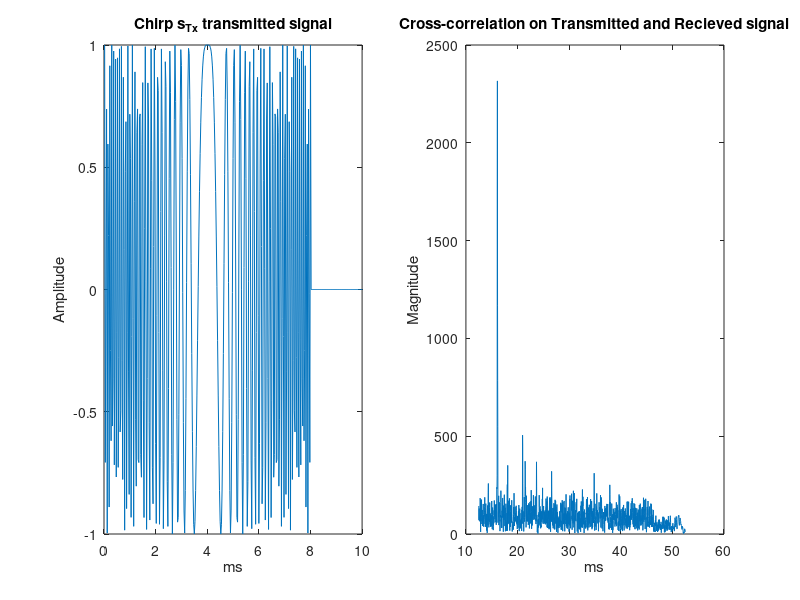
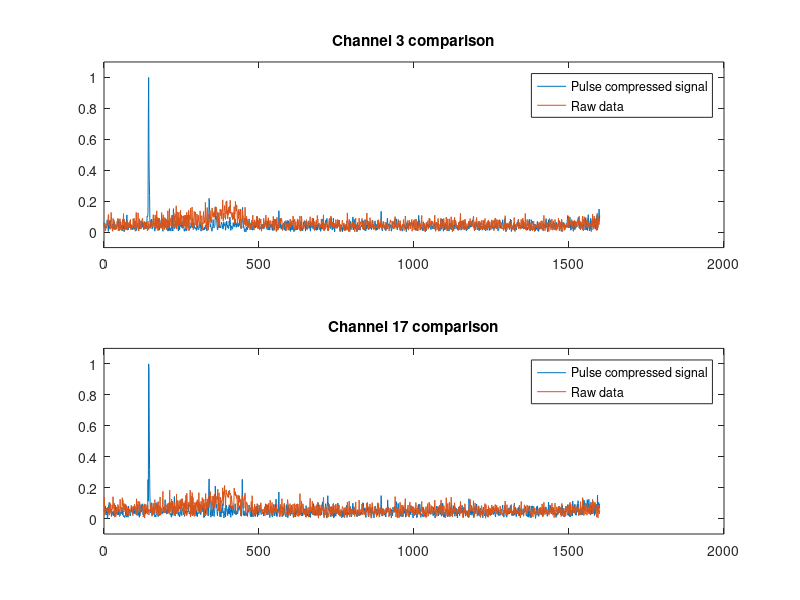

Write MATLAB code to recreate these figures, in order. (Note: this script raises an error after producing the figures.)
% Task 2A
close all; clear; clc;
load('sonardata2.mat');
%%
% Samples
N = 1600;
% Channel
C = 3;
N_h = size(data,2);
N_t = size(data,1);
s_Rx = data(1:N,C).';
% Pulse length M
M = T_p*fs;
% Pulse time vector
t_chirp = linspace(-T_p/2, T_p/2, M);
% Chirprate
chirprate = B/T_p;
% Transmitted signal (chirp):
s_Tx = exp(1i*2*pi*(chirprate/2)*t_chirp.^2);
s_Tx = [s_Tx zeros(1, N-M)];

% Cross-correlation ( From Maximum Likelihood Estimator )
[Cn,lag] = xcorr(s_Rx, s_Tx);
Cn = Cn(N:end);
lag = lag(N:end)/fs + t_0;

% Max value and index, peak detection
[val, ind] = max(abs(Cn));

% Fish located at milliseconds
fish = ind/fs + t_0;

% Plot of cross-correlation with chirp
figure;
subplot(121);
plot((1:1600)/fs*1e3,real(s_Tx));
title('Chirp s_{Tx} transmitted signal');
xlabel('ms');
ylabel('Amplitude');
xlim([0,10]);
subplot(122);
plot(lag*1e3,abs(Cn));
xlabel('ms');
ylabel('Magnitude');
title('Cross-correlation on Transmitted and Recieved signal');

%% Exercise 2C 
clc;
s_Tx = [exp(1i*2*pi*(chirprate/2)*t_chirp.^2) zeros(1,N_t-M)];
compr = zeros(N_t,N_h);
for i = 1:N_h
    s_Rx = data(:,i).';
    [corr, lag] = xcorr(s_Rx, s_Tx);
    step = corr(1,N_t:end);
    compr(:,i) = step.';
end

c3 = abs(compr(1:N,3));
c17 = abs(compr(1:N,17));
lag = lag(N_t:end).';

figure();
subplot(211);
plot(lag(1:N),c3./max(c3)); hold on;
plot(lag(1:N),abs(data(1:N,3).')/max(abs(data(:,3).'))); hold off;
ylim([-0.1,1.1]);
legend('Pulse compressed signal', 'Raw data');
title('Channel 3 comparison');

subplot(212);
plot(lag(1:N),c17./max(c17)); hold on;
plot(lag(1:N),abs(data(1:N,17).')/max(abs(data(:,17).'))); hold off;
ylim([-0.1,1.1]);
legend('Pulse compressed signal', 'Raw data');
title('Channel 17 comparison');
%% Exercise 2D
close all; clc;
C = 3;
bins = 301;
c3 = compr(1:N,C);

[npdf_i, pdf_i, nx_i, mu_i, sig_i] = normalise(real(c3), bins);
[npdf_r, pdf_r, nx_r, mu_r, sig_r] = normalise(imag(c3), bins);

varr = sig_r.^2;
vari = sig_i.^2;

gr = (1./sqrt(2*pi*varr)) * exp(-((nx_r - mu_r).^2/(2*varr)));
gi = (1./sqrt(2*pi*vari)) * exp(-((nx_i - mu_i).^2/(2*vari)));

time_interval = 1:1600;
time_series = data(time_interval,C);


[pdf_norm_real, pdf_real, x_norm_real, mu_real, sig_real] = normalise(real(data(1:N,3)), bins);
[pdf_norm_imag, pdf_imag, x_norm_imag, mu_imag, sig_imag] = normalise(imag(data(1:N,3)), bins);

var_real = sig_real.^2;
var_imag = sig_imag.^2;

fx_gauss_real = (1./sqrt(2*pi*var_real)) * exp(-((x_norm_real - mu_real).^2/(2*var_real)));
fx_gauss_imag = (1./sqrt(2*pi*var_imag)) * exp(-((x_norm_imag - mu_imag).^2/(2*var_imag)));

% Real plot
figure(1); clf;
subplot(221);
plot(nx_r, gr, 'r'); hold on;
plot(nx_r, npdf_r); hold off;
title('Real-part, after pulse compression');
ylabel('Density');
xlabel('Data');
legend('Gauss function', ['Data, channel = ', num2str(C)]);
xlim([-sig_r*4,sig_r*4]);

% Imag plot
subplot(222);
plot(nx_i, gi, 'r'); hold on;
plot(nx_i, npdf_i); hold off;
title('Imag-part, after pulse compression');
ylabel('Density');
xlabel('Data');
legend('Gauss function', ['Data, channel = ', num2str(C)]);
xlim([-sig_i*4,sig_i*4]);

% Real plot
subplot(223);
plot(x_norm_real, fx_gauss_real, 'r'); hold on;
plot(x_norm_real, pdf_norm_real); hold off;
title('Real-part, before pulse compression');
ylabel('Density');
xlabel('Data');
legend('Gauss function', ['Data, channel = ',num2str(C)]);
xlim([-sig_real*4,sig_real*4]);

% Imag plot
subplot(224);
plot(x_norm_imag, fx_gauss_imag, 'r'); hold on;
plot(x_norm_imag, pdf_norm_imag); hold off;
title('Imaginary-part, before pulse compression');
ylabel('Density');
xlabel('Data');
legend('Gauss function', ['Data, channel = ',num2str(C)]);
xlim([-sig_imag*4,sig_imag*4]);




